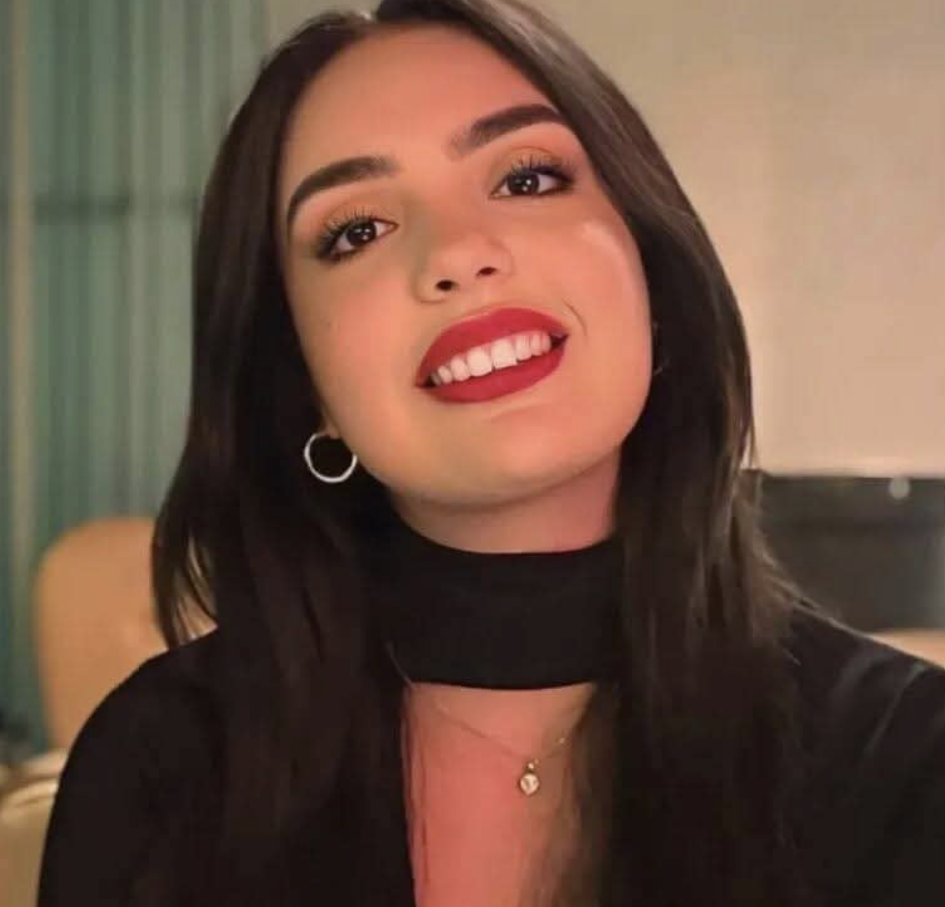
#> input picture face_ai_project/face1.jpg, 945 x 907 px
$ python generate_avatar.py ../face1.jpg out.png ../face2.jpg
#> lines starting #> are read from the running program, lines starting #| are printed output that depends on the picture; after the words box and inside, x2 and y2 are one past the last pixel; in counts of white or black regions, pixels touching at a corner belong together
import cv2
import numpy as np
import sys
import os

# ============================================================
# ARGUMENTS depuis le controller Symfony
# argv[1] = chemin photo source
# argv[2] = chemin output avatar
# argv[3] = style (cartoon, pixel, anime, watercolor, 3d, sketch)
# ============================================================

if len(sys.argv) < 4:
    print("Usage: generate_avatar.py <source> <output> <style>")
    sys.exit(1)

source_path = sys.argv[1]
output_path = sys.argv[2]
style       = sys.argv[3]

# ── Vérifier que la photo source existe ──
if not os.path.exists(source_path):
    print(f"Image source introuvable : {source_path}")
    sys.exit(1)

# ── Créer le dossier output si nécessaire ──
os.makedirs(os.path.dirname(output_path), exist_ok=True)

# ── Charger l'image ──
img = cv2.imread(source_path)
#> img is the input picture: shape (907, 945, 3); mean B, G, R 67, 81.4, 108.3

if img is None:
    print(f"Impossible de lire l'image : {source_path}")
    sys.exit(1)

# ── Redimensionner ──
img = cv2.resize(img, (600, 600))
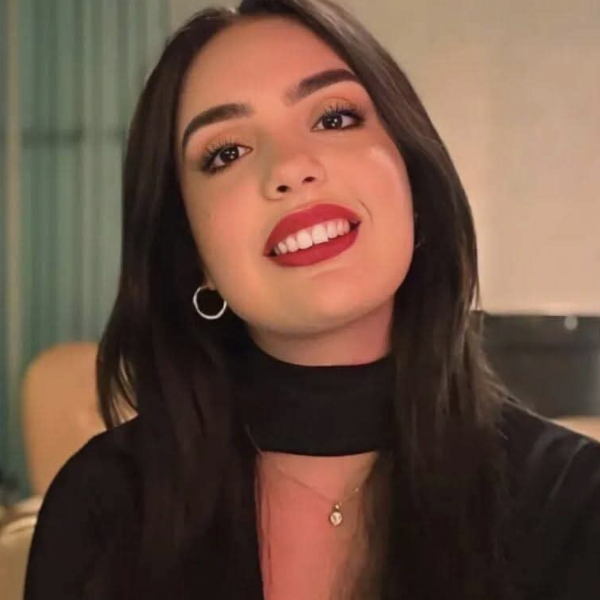
#> img: shape (600, 600, 3); mean B, G, R 66.9, 81.3, 108.2

print(f"Style demandé : {style}")

# ============================================================
# STYLES
# ============================================================

def style_cartoon(img):
    """Style cartoon classique — lissage + contours"""
    color = cv2.bilateralFilter(img, 9, 250, 250)
    gray  = cv2.cvtColor(img, cv2.COLOR_BGR2GRAY)
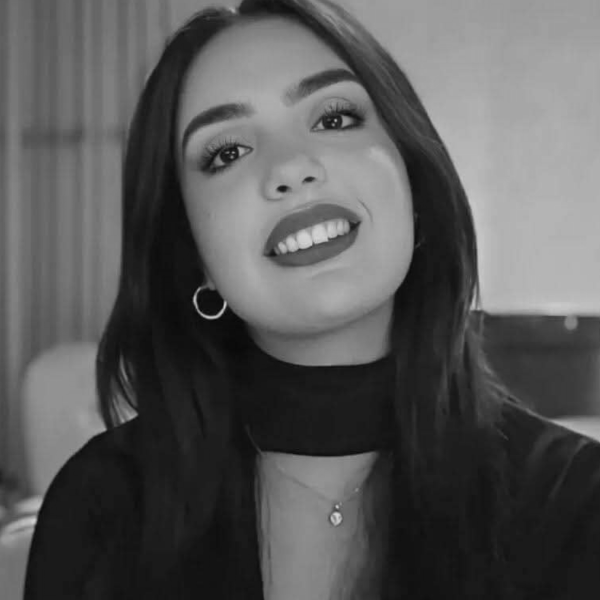
#> gray: shape (600, 600); min 5, max 213, mean 87.7
    gray  = cv2.medianBlur(gray, 7)
    edges = cv2.adaptiveThreshold(
        gray, 255,
        cv2.ADAPTIVE_THRESH_MEAN_C,
        cv2.THRESH_BINARY, 9, 9
    )
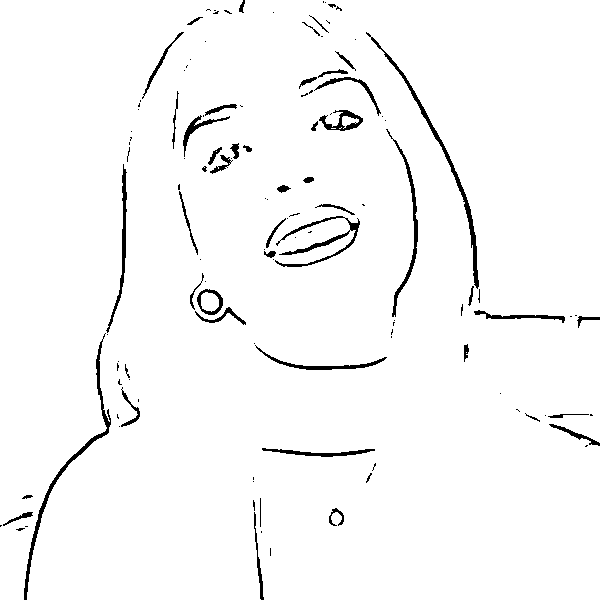
#> edges: shape (600, 600); 97.3% white; 125 black regions (75 under 20 px), largest, box (x1, y1, x2, y2) and area: (366, 32, 479, 289) 1082, (24, 333, 111, 600) 1059, (275, 216, 360, 267) 768
    return cv2.bitwise_and(color, color, mask=edges)
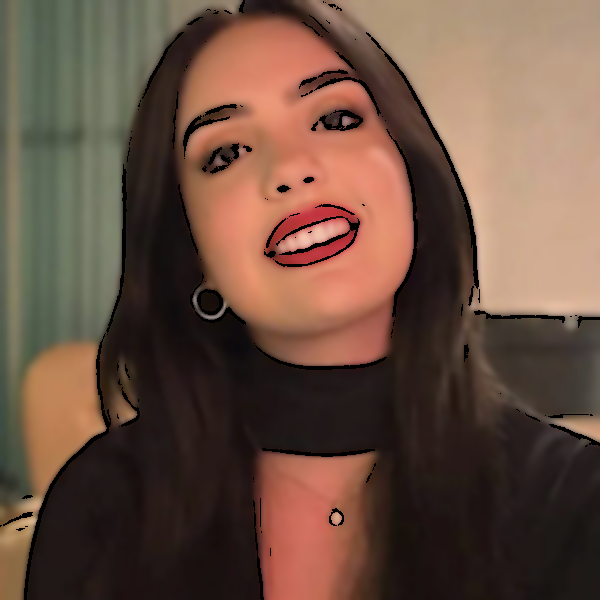
#> returned value: shape (600, 600, 3); mean of channels 0, 1, 2 65.8, 79.9, 105.9; drawn as B, G, R


# [59 lines left out: functions style_pixel, style_anime, style_watercolor, style_3d, style_sketch, not called in this run]


# ============================================================
# APPLIQUER LE STYLE
# ============================================================

style_map = {
    'cartoon':    style_cartoon,
    'pixel':      style_pixel,
    'anime':      style_anime,
    'watercolor': style_watercolor,
    '3d':         style_3d,
    'sketch':     style_sketch,
}

if style not in style_map:
    print(f"Style inconnu '{style}', utilisation du style cartoon par défaut")
    style = 'cartoon'

try:
    result = style_map[style](img)
except Exception as e:
    print(f"Erreur lors de l'application du style : {e}")
    sys.exit(1)

# ============================================================
# SAUVEGARDER
# ============================================================

success = cv2.imwrite(output_path, result)

if success:
    print(f"OK Avatar '{style}' genere : {output_path}")
    sys.exit(0)
#> (the program exits here)
